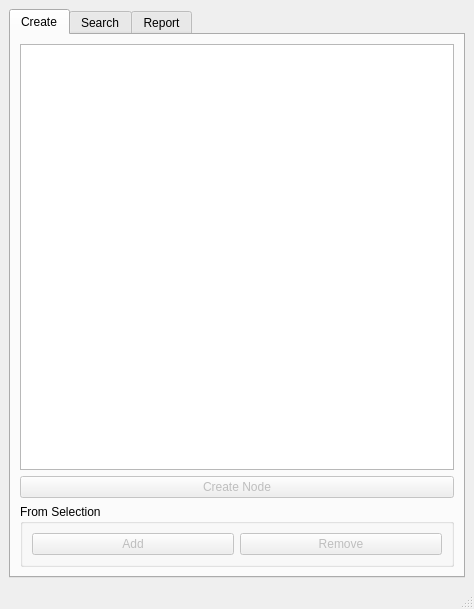
<?xml version="1.0" encoding="UTF-8"?>
<ui version="4.0">
 <class>MainWindow</class>
 <widget class="QMainWindow" name="MainWindow">
  <property name="geometry">
   <rect>
    <x>0</x>
    <y>0</y>
    <width>474</width>
    <height>609</height>
   </rect>
  </property>
  <property name="windowTitle">
   <string>User Data Editor</string>
  </property>
  <widget class="QWidget" name="centralwidget">
   <layout class="QHBoxLayout" name="horizontalLayout_2">
    <item>
     <widget class="QTabWidget" name="tabWidget">
      <property name="currentIndex">
       <number>0</number>
      </property>
      <property name="documentMode">
       <bool>false</bool>
      </property>
      <widget class="QWidget" name="createTab">
       <attribute name="title">
        <string>Create</string>
       </attribute>
       <layout class="QVBoxLayout" name="verticalLayout_3">
        <item>
         <widget class="QListWidget" name="createDataList">
          <property name="selectionMode">
           <enum>QAbstractItemView::ExtendedSelection</enum>
          </property>
         </widget>
        </item>
        <item>
         <widget class="QPushButton" name="createData">
          <property name="enabled">
           <bool>false</bool>
          </property>
          <property name="text">
           <string>Create Node</string>
          </property>
          <property name="checkable">
           <bool>false</bool>
          </property>
         </widget>
        </item>
        <item>
         <layout class="QHBoxLayout" name="Selection">
          <item>
           <widget class="QGroupBox" name="groupBox">
            <property name="title">
             <string>From Selection</string>
            </property>
            <layout class="QHBoxLayout" name="horizontalLayout">
             <item>
              <widget class="QPushButton" name="addData">
               <property name="enabled">
                <bool>false</bool>
               </property>
               <property name="text">
                <string>Add</string>
               </property>
              </widget>
             </item>
             <item>
              <widget class="QPushButton" name="removeData">
               <property name="enabled">
                <bool>false</bool>
               </property>
               <property name="text">
                <string>Remove</string>
               </property>
              </widget>
             </item>
            </layout>
           </widget>
          </item>
         </layout>
        </item>
       </layout>
      </widget>
      <widget class="QWidget" name="sceneTab">
       <attribute name="title">
        <string>Search</string>
       </attribute>
       <layout class="QVBoxLayout" name="verticalLayout">
        <item>
         <widget class="QListWidget" name="searchDataList"/>
        </item>
        <item>
         <layout class="QVBoxLayout" name="verticalLayout_5">
          <item>
           <widget class="QPushButton" name="sceneSelect">
            <property name="text">
             <string>Select From Scene</string>
            </property>
           </widget>
          </item>
          <item>
           <widget class="QPushButton" name="filterSelection">
            <property name="text">
             <string>Find in Selection</string>
            </property>
           </widget>
          </item>
         </layout>
        </item>
       </layout>
      </widget>
      <widget class="QWidget" name="report_tab">
       <attribute name="title">
        <string>Report</string>
       </attribute>
       <layout class="QVBoxLayout" name="verticalLayout_2">
        <property name="spacing">
         <number>0</number>
        </property>
        <property name="leftMargin">
         <number>0</number>
        </property>
        <property name="topMargin">
         <number>0</number>
        </property>
        <property name="rightMargin">
         <number>0</number>
        </property>
        <property name="bottomMargin">
         <number>0</number>
        </property>
        <item>
         <widget class="QWidget" name="widget" native="true">
          <layout class="QVBoxLayout" name="verticalLayout_6">
           <item>
            <widget class="QPushButton" name="attribute_conflicts">
             <property name="text">
              <string>Find Attribute Conflicts</string>
             </property>
            </widget>
           </item>
           <item>
            <widget class="QPlainTextEdit" name="report_results">
             <property name="readOnly">
              <bool>true</bool>
             </property>
            </widget>
           </item>
          </layout>
         </widget>
        </item>
       </layout>
      </widget>
     </widget>
    </item>
   </layout>
  </widget>
  <widget class="QStatusBar" name="statusbar"/>
 </widget>
 <tabstops>
  <tabstop>tabWidget</tabstop>
 </tabstops>
 <resources/>
 <connections/>
</ui>
